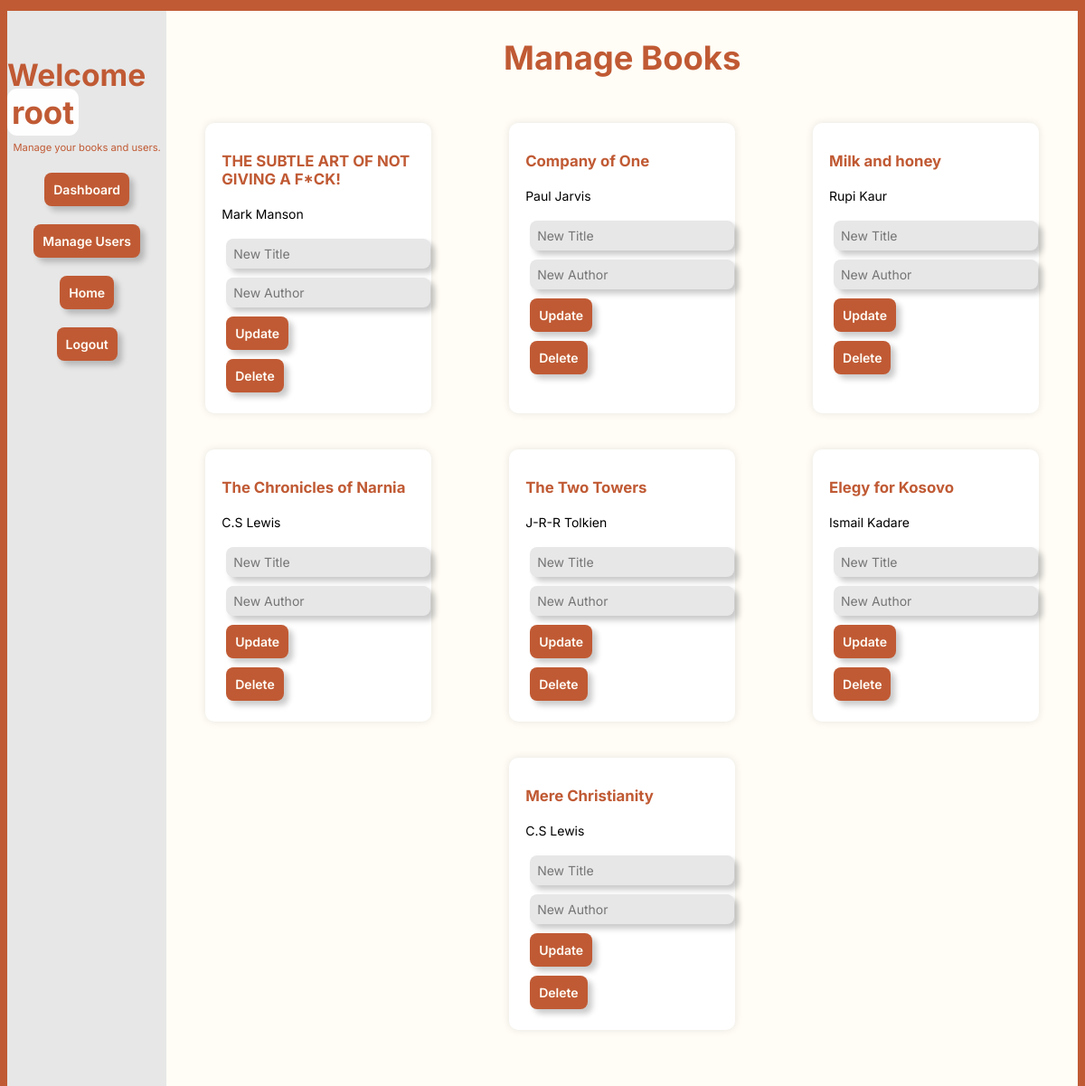
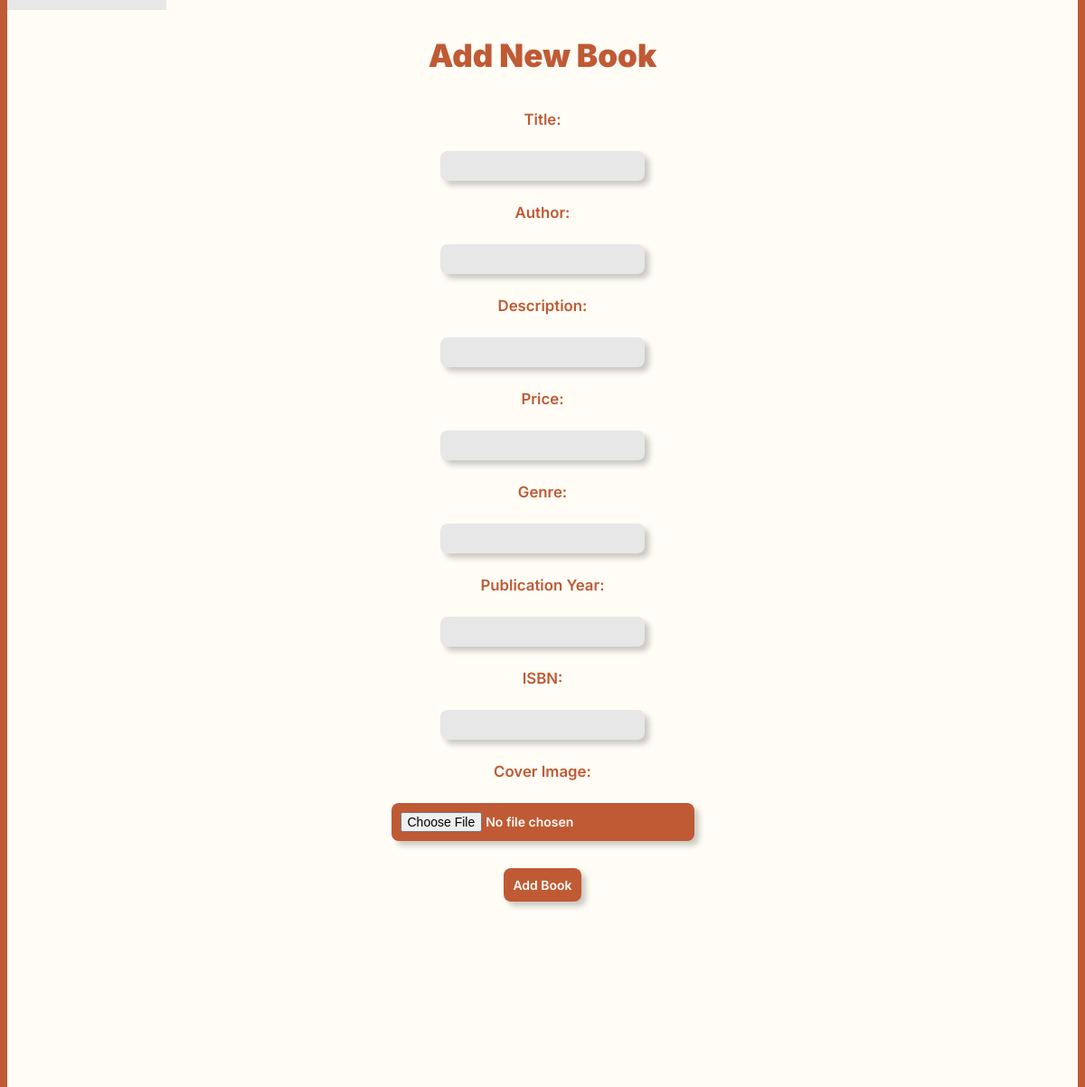
The page /dashboard/manage_books.php (signed in) on the database its author committed (2 pictures, top to bottom).
### tables this page shows
CREATE TABLE `books` (
  `id` int(11) NOT NULL,
  `title` varchar(255) NOT NULL,
  `description` text DEFAULT NULL,
  `price` decimal(10,2) DEFAULT NULL,
  `author` varchar(255) NOT NULL,
  `genre` varchar(255) DEFAULT NULL,
  `publication_year` int(11) DEFAULT NULL,
  `isbn` varchar(20) DEFAULT NULL,
  `created_at` timestamp NOT NULL DEFAULT current_timestamp(),
  `cover_image` varchar(255) DEFAULT NULL,
  `last_modified_by` varchar(255) DEFAULT NULL,
  `last_modified_at` timestamp NOT NULL DEFAULT current_timestamp()
);

### dashboard/manage_books.php (the view, shortened to what this page needs)
<?php
require '../core/database.php';
$queryBooks = "SELECT * FROM books";
$resultBooks = mysqli_query($conn, $queryBooks);
$books = mysqli_fetch_all($resultBooks, MYSQLI_ASSOC);
?>
<!DOCTYPE html>
<html lang="en">
<head>
    <link rel="stylesheet" href="../css/globals.css">
    <link rel="stylesheet" href="manage_books.css">
</head>
<body>
    <div class="container">
        <div class="sectionWhite">
            <aside class="sections">
                <div class="sectionLeft">
                    <div class="leftText">
                        <h2>Welcome <span>
                                <?php echo $_SESSION['admin_name'] ?>
                            </span></h2>
                        <p>Manage your books and users.</p>
                        <div class="formGroup">
                            <a href="admin_page.php" rel="noopener noreferrer"> <input type="submit" name="submit"
                                    class="btnDashboard" value="Dashboard"></a>
                        </div>
                        <div class="formGroup">
                            <a href="manage-users.php" rel="noopener noreferrer"><input type="submit" name="submit"
                                    class="btnDashboard" value="Manage Users"></a>
                        </div>
                        <div class="formGroup">
                            <a href="../main/home.php" rel="noopener noreferrer"><input type="submit" name="submit"
                                    class="btnDashboard" value="Home"></a>
                        </div>
                        <div class="formGroup">
                            <a href="../core/logout.php" rel="noopener noreferrer"
                                onclick="return confirm('Are you sure you want to logout?')">
                                <input type="submit" name="submit" class="btnDashboard" value="Logout">
                            </a>
                        </div>
                    </div>
                </div>
                <div class="sectionRight">
                    <h1>Manage Books</h1>
                    <div class="bookList">
                        <?php foreach ($books as $book): ?>
                            <div class="book">
                                <h2>
                                    <?php echo $book['title']; ?>
                                </h2>
                                <p>
                                    <?php echo $book['author']; ?>
                                </p>
                                <form method="post" action="">
                                    <input type="text" name="new_title" placeholder="New Title" required>
                                    <input type="text" name="new_author" placeholder="New Author" required>
                                    <input type="submit" name="submit" class="btnUpdate" value="Update">
                                </form>
                                <form method="post" action="">
                                    <input type="submit" name="delete_book" class="btnUpdate" value="Delete"
                                        onclick="return confirm('Are you sure you want to delete?')">
                                </form>
                            </div>
                        <?php endforeach; ?>
                    </div>
                </div>
            </aside>
        <div class="newBookSection">
            <form class="newBook" method="post" action="" enctype="multipart/form-data">
                <h2>Add New Book</h2>
                <label for="new_title">Title:</label>
                <input type="text" name="new_title" required>
                <label for="new_author">Author:</label>
                <input type="text" name="new_author">
                <label for="new_description">Description:</label>
                <input type="text" name="new_description">
                <label for="new_price">Price:</label>
                <input type="text" name="new_price">
                <label for="new_genre">Genre:</label>
                <input type="text" name="new_genre">
                <label for="new_publication_year">Publication Year:</label>
                <input type="text" name="new_publication_year">
                <label for="new_isbn">ISBN:</label>
                <input type="text" name="new_isbn">
                <label for="new_coverimage">Cover Image:</label>
                <input type="file" name="new_coverimage" accept="image/*" class="btnUpdate">
                <input type="submit" name="add_book" class="btnUpdate" value="Add Book">
            </form>
        </div>
        </div>
    </div>
</body>
</html>

### css/globals.css (style rules this page uses)
* { box-sizing: border-box; font-size: 14px; font-family: 'Inter', sans-serif; }
:root { --main-color: #C05A34; --section-color: #FFFDF6; --text-colorOnWhiteBG: #C05A34; --text-colorOnDifferentBG: #FFFDF6; --extraColor: #e7e7e7; --primaryFont: "Inter", sans-serif; }
body { margin: 0; padding: 0; background-color: var(--main-color); overflow-y: scroll; scrollbar-width: none; -ms-overflow-style: none; }
a { text-decoration: none; }
html { scroll-behavior: smooth; }

### dashboard/manage_books.css (style rules this page uses)
.container { background-color: var(--main-color); display: flex; flex-direction: column; padding: 0 8px; height: 0; box-shadow: 0px 4px 4px rgba(0, 0, 0, 0.25); }
.sectionWhite { background-color: var(--section-color); display: flex; flex-direction: column; margin: 12px 0 48px; }
.sections { display: flex; height: 150vh; }
.sectionLeft { display: flex; padding-top: 50px; align-items: flex-start; justify-content: center; background-color: var(--extraColor); width: 30%; }
.formGroup { color: var(--main-color); display: flex; padding: 10px; flex-direction: column; align-items: center; }
.leftText { display: flex; align-items: center; justify-content: center; flex-direction: column; }
.leftText h2 { color: var(--main-color); font-size: 2.4rem; margin: 0; }
.leftText p { color: var(--main-color); font-size: 0.8rem; text-align: center; }
.sectionRight h1 { color: var(--main-color); text-align: center; font-size: 2.6rem; }
.leftText span { font-weight: 700; font-size: 2.5rem; border-radius: 11px; padding: 5px; background-color: #fefefe; }
.btnDashboard { background-color: var(--main-color); font-weight: 600; color: var(--section-color); border-style: none; padding: 10px; border-radius: 8px; box-shadow: 5px 5px 6px 0px rgba(0, 0, 0, 0.21); -webkit-box-shadow: 5px 5px 6px 0px rgba(0, 0, 0, 0.21); -moz-box-shadow: 5px 5px 6px 0px rgba(0, 0, 0, 0.21); }
.bookList { display: flex; flex-wrap: wrap; justify-content: space-around; }
.book { width: 250px; padding: 18px; margin: 20px; background-color: #fff; border-radius: 10px; box-shadow: 0px 0px 10px 0px rgba(0, 0, 0, 0.1); }
.bookList h2 { color: var(--main-color); font-size: 1.2rem; margin-bottom: 20px; }
.btnUpdate { background-color: var(--main-color); font-weight: 600; color: var(--section-color); border-style: none; padding: 10px; border-radius: 8px; box-shadow: 5px 5px 6px 0px rgba(0, 0, 0, 0.21); -webkit-box-shadow: 5px 5px 6px 0px rgba(0, 0, 0, 0.21); -moz-box-shadow: 5px 5px 6px 0px rgba(0, 0, 0, 0.21); }
.newBookSection { background-color: var(--section-color); padding-bottom: 200px; }
.newBook { display: flex; align-items: center; justify-content: center; flex-direction: column; flex-wrap: wrap; gap: 20px; }
.newBook h2 { color: var(--main-color); font-size: 2.5rem; font-weight: 900; margin-bottom: 20px; }
.newBook label { color: var(--main-color); font-size: 1.2rem; font-weight: 600; }
form input { background-color: var(--extraColor); padding: 8px; margin: 5px; border-radius: 8px; border-style: none; box-shadow: 5px 5px 6px 0px rgba(0, 0, 0, 0.21); -webkit-box-shadow: 5px 5px 6px 0px rgba(0, 0, 0, 0.21); -moz-box-shadow: 5px 5px 6px 0px rgba(0, 0, 0, 0.21); }

### rows shown on the page
books: title "THE SUBTLE ART OF NOT GIVING A F*CK!", author "Mark Manson"
books: title "Company of One", author "Paul Jarvis"
books: title "Milk and honey", author "Rupi Kaur"
books: title "The Chronicles of Narnia", author "C.S Lewis"
books: title "The Two Towers", author "J-R-R Tolkien"
books: title "Elegy for Kosovo", author "Ismail Kadare"
books: title "Mere Christianity", author "C.S Lewis"

### other values the page prints
$_SESSION['admin_name'] "root"
